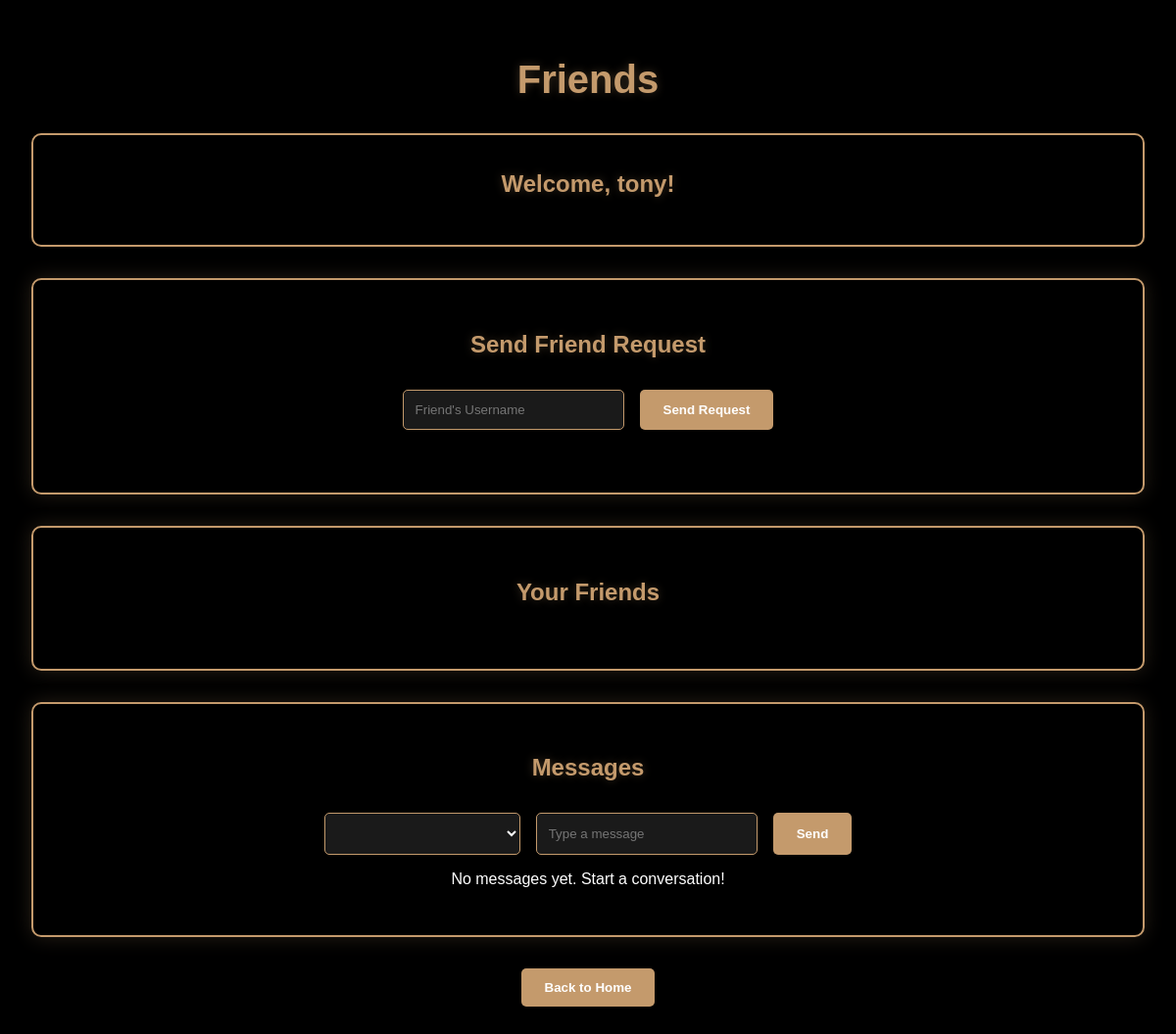
Page /friends (signed in) on the earlier database version.
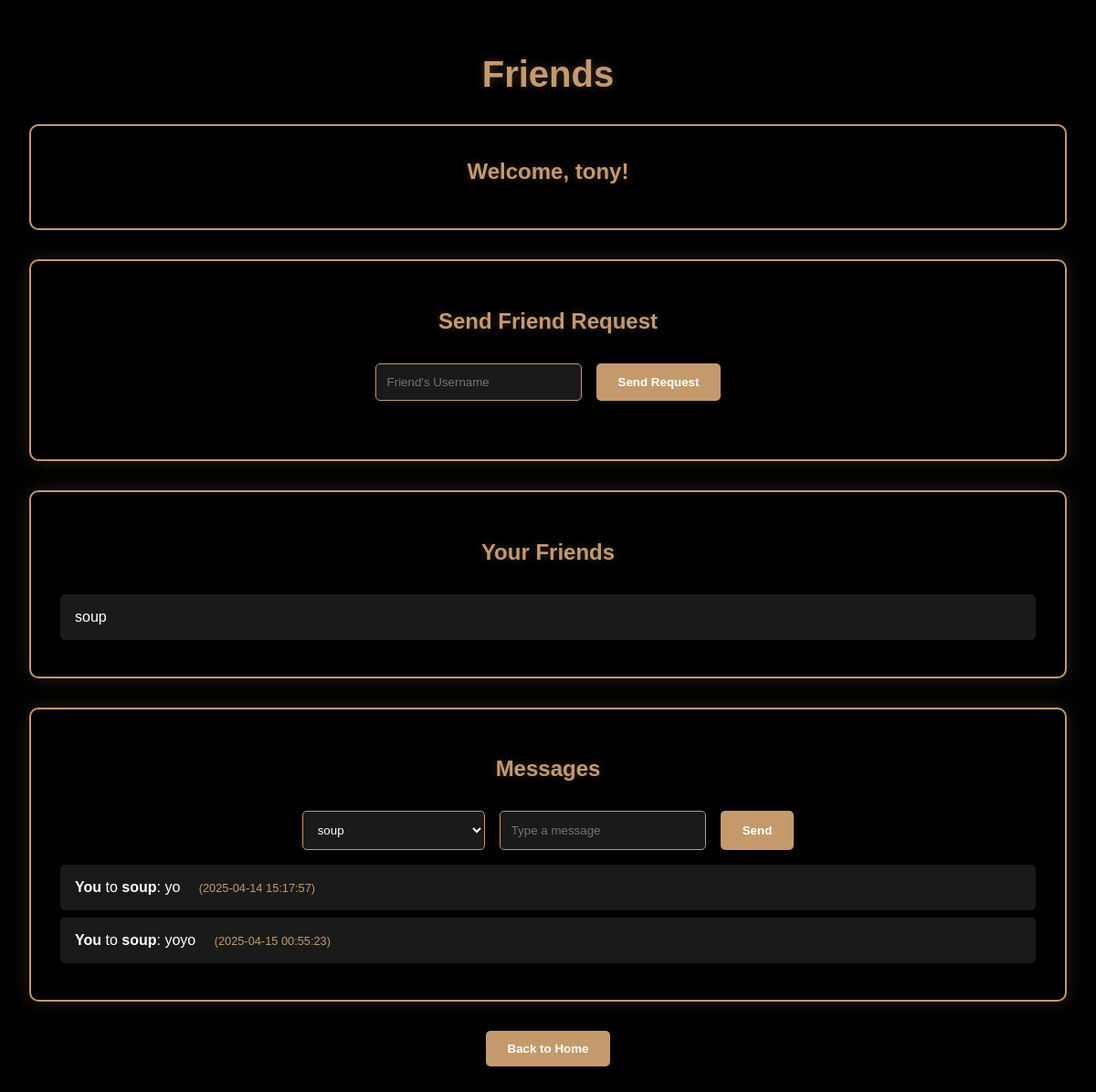
Same page on the later database version.
### models.py (models this page shows, shortened)
class User(db.Model):
    id = db.Column(db.Integer, primary_key=True)
    username = db.Column(db.String(50), unique=True, nullable=False)
    password = db.Column(db.String(100), nullable=False)
    bankroll = db.Column(db.Float, default=1000.0)
    friends = db.relationship('User', secondary=friendship,
                              primaryjoin=(friendship.c.user_id == id),
                              secondaryjoin=(friendship.c.friend_id == id),
                              backref=db.backref('friend_of', lazy='dynamic'), lazy='dynamic')

class Message(db.Model):
    id = db.Column(db.Integer, primary_key=True)
    sender_id = db.Column(db.Integer, db.ForeignKey('user.id'), nullable=False)
    receiver_id = db.Column(db.Integer, db.ForeignKey('user.id'), nullable=False)
    content = db.Column(db.String(500), nullable=False)
    timestamp = db.Column(db.DateTime, default=db.func.now())

### friends.py (the view, shortened to what this page needs)
@friends_bp.route('/friends', methods=['GET', 'POST'])
def friends():
    if 'username' not in session:
        return redirect(url_for('login.home'))
    user = User.query.filter_by(username=session['username']).first()
    pending_requests = FriendRequest.query.filter_by(receiver_id=user.id, status='pending').all()
    pending_request_data = []
    for req in pending_requests:
        sender = User.query.get(req.sender_id)
        pending_request_data.append({
            'id': req.id,
            'sender_username': sender.username if sender else 'Unknown'
        })
    messages = Message.query.filter((Message.sender_id == user.id) | (Message.receiver_id == user.id)).all()
    message_data = []
    for msg in messages:
        sender = User.query.get(msg.sender_id)
        receiver = User.query.get(msg.receiver_id)
        message_data.append({
            'sender_username': sender.username if sender else 'Unknown',
            'receiver_username': receiver.username if receiver else 'Unknown',
            'content': msg.content,
            'timestamp': msg.timestamp,
            'is_from_user': msg.sender_id == user.id,
            'is_to_user': msg.receiver_id == user.id
        })
    return render_template('friends.html', user=user, friends=user.friends, messages=message_data, pending_requests=pending_request_data)

### templates/friends.html (shortened to what this page needs)
<!DOCTYPE html>
<html lang="en">
<head>
</head>
<body>
    <div class="container">
        <h1>Friends</h1>
        <div class="user-info">
            <h2>Welcome, {{ user.username }}!</h2>
        </div>
        <div class="section-container">
            <h2>Send Friend Request</h2>
            <form method="POST" class="friend-request-form">
                <input type="text" name="friend_username" placeholder="Friend's Username" required>
                <button type="submit" name="send_request">Send Request</button>
            </form>
        </div>
        <div class="section-container">
            <h2>Your Friends</h2>
            {% if friends %}
                <ul class="friend-list">
                    {% for friend in friends %}
                        <li>{{ friend.username }}</li>
                    {% endfor %}
                </ul>
            {% else %}
                <p style="text-align: center;">No friends yet. Send some friend requests!</p>
            {% endif %}
        </div>
        <div class="section-container">
            <h2>Messages</h2>
            <form method="POST" class="message-form">
                <select name="receiver_id">
                    {% for friend in friends %}
                        <option value="{{ friend.id }}">{{ friend.username }}</option>
                    {% endfor %}
                </select>
                <input type="text" name="message" placeholder="Type a message" required>
                <button type="submit">Send</button>
            </form>
            {% if messages %}
                <ul class="message-list">
                    {% for msg in messages %}
                        <li>
                            <strong>{{ msg.is_from_user and 'You' or msg.sender_username }}</strong> to
                            <strong>{{ msg.is_to_user and 'You' or msg.receiver_username }}</strong>:
                            {{ msg.content }}
                            <span class="message-timestamp">({{ msg.timestamp }})</span>
                        </li>
                    {% endfor %}
                </ul>
            {% else %}
                <p style="text-align: center;">No messages yet. Start a conversation!</p>
            {% endif %}
        </div>
        <div class="nav-buttons">
            <a href="{{ url_for('login.home') }}"><button>Back to Home</button></a>
        </div>
    </div>
</body>
</html>

### templates/friends.html (style rules this page uses)
:root { --theme-color: #C49A6C; --dark-bg: #000000; }
body { margin: 0; padding: 0; background-color: var(--dark-bg); color: white; font-family: Arial, sans-serif; min-height: 100vh; display: flex; flex-direction: column; }
.container { flex: 1; padding: 2rem; max-width: 1200px; margin: 0 auto; width: 100%; box-sizing: border-box; }
h1, h2 { color: var(--theme-color); text-align: center; margin-bottom: 2rem; text-shadow: 0 0 10px rgba(196, 154, 108, 0.3); }
h1 { font-size: 2.5rem; }
.user-info { text-align: center; margin-bottom: 2rem; padding: 1rem; background-color: rgba(0, 0, 0, 0.8); border-radius: 10px; border: 2px solid var(--theme-color); }
.section-container { background-color: rgba(0, 0, 0, 0.8); border-radius: 10px; box-shadow: 0 0 20px rgba(196, 154, 108, 0.2); border: 2px solid var(--theme-color); padding: 2rem; margin-bottom: 2rem; }
.friend-request-form { display: flex; justify-content: center; gap: 1rem; margin-bottom: 2rem; }
input, select { padding: 0.75rem; border: 1px solid var(--theme-color); border-radius: 5px; background-color: rgba(255, 255, 255, 0.1); color: white; min-width: 200px; }
button { padding: 0.75rem 1.5rem; border: none; border-radius: 5px; background-color: var(--theme-color); color: white; cursor: pointer; font-weight: bold; transition: all 0.3s ease; }
.friend-list, .request-list { list-style: none; padding: 0; margin: 0; }
.friend-list li, .request-list li { padding: 1rem; margin: 0.5rem 0; background-color: rgba(255, 255, 255, 0.1); border-radius: 5px; display: flex; justify-content: space-between; align-items: center; }
.message-form { display: flex; gap: 1rem; margin-bottom: 1rem; flex-wrap: wrap; justify-content: center; }
.message-list { list-style: none; padding: 0; margin: 0; }
.message-list li { padding: 1rem; margin: 0.5rem 0; background-color: rgba(255, 255, 255, 0.1); border-radius: 5px; }
.message-timestamp { color: var(--theme-color); font-size: 0.8rem; margin-left: 1rem; }
.nav-buttons { display: flex; justify-content: center; gap: 1rem; margin-top: 2rem; }
.nav-buttons a { text-decoration: none; }

Differences in the rows shown:
added User: username "soup", username "soup" "soup"
added Message: content "yo", timestamp "2025-04-14 15:17:57"
added Message: content "yoyo", timestamp "2025-04-15 00:55:23"
Other differences:
form field receiver_id: (not shown) → "soup"
new list line: "You to : ( )"
text no longer shown: "No messages yet. Start a conversation!"
